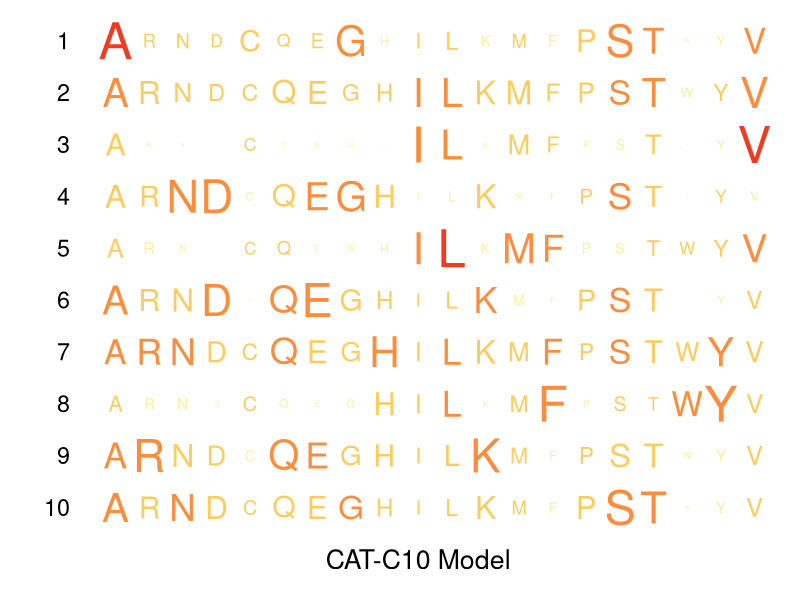
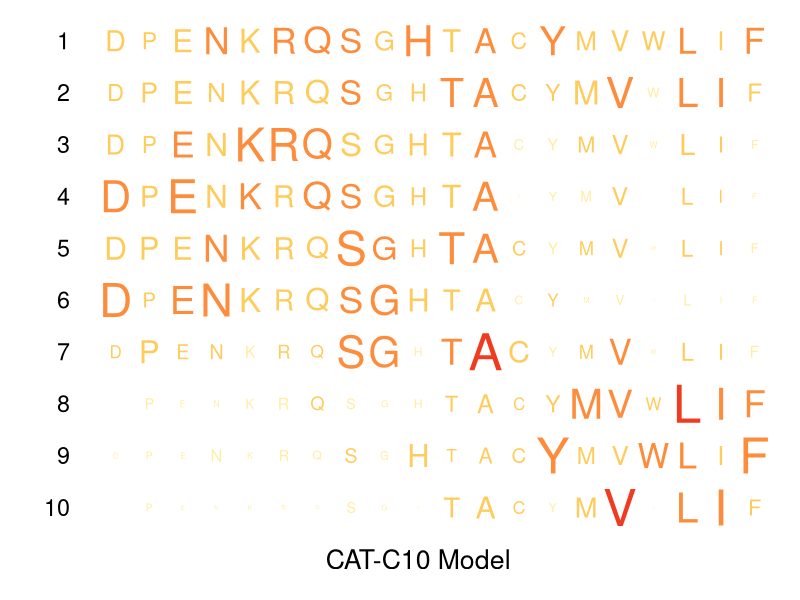
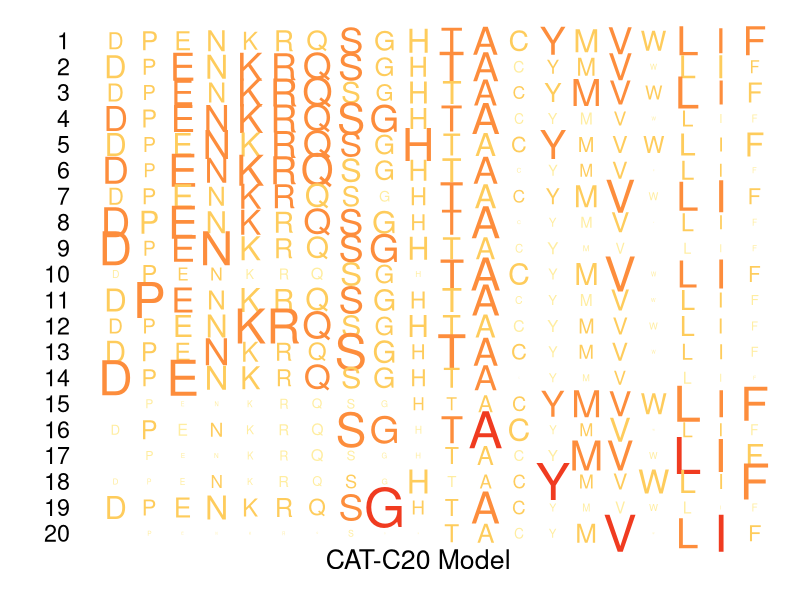
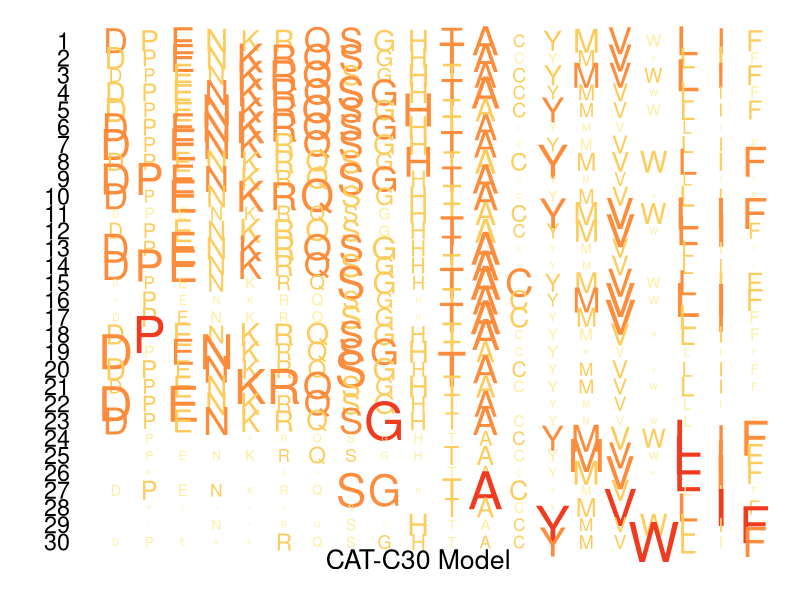
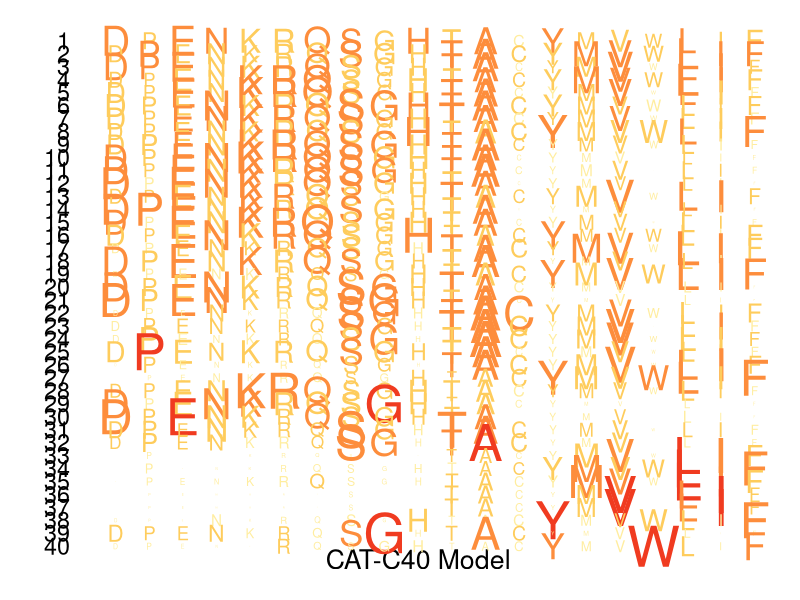

The R script that drew these images, in order:
# generate plots of CAT-fixed category mixture models

# raw data from iqtree
# http://www.iqtree.org/doc/Substitution-Models#protein-models

#  A   R   N   D   C   Q   E   G   H   I   L   K   M   F   P   S   T   W   Y   V
# Ala Arg Asn Asp Cys Gln Glu Gly His Ile Leu Lys Met Phe Pro Ser Thr Trp Tyr Val

# AAs in alphabetic order
aalist = c("A", "R", "N", "D", "C", "Q", "E", "G", "H", "I", "L", "K", "M", "F", "P", "S", "T", "W", "Y", "V")
# colors from sand to deep red
colset = c("#ffffb2", "#ffeda0", "#fecc5c", "#fd8d3c", "#f03b20", "#bd0026", "#dd1c77")

# data from https://www.sigmaaldrich.com/life-science/metabolomics/learning-center/amino-acid-reference-chart.html
# which itself derives from:
# Relationship of sidechain hydrophobicity and a‐helical propensity on the stability of the single‐stranded amphipathic a‐helix
# https://doi.org/10.1002/psc.310010507
hydrophobicity = c(41,-14,-28,-55,49,-10,-31,0,8,99,97,-23,74,100,-46,-5,13,96,63,76)
# sort and return index, which will reorder from hydrophilic (Asp) to most hydrophobic (Phe)
s_hyd = sort(hydrophobicity, index.return=TRUE)

#
# C10 Model
#

C10pi1 = c(0.4082573125,0.0081783015,0.0096285438,0.0069870889,0.0349388179,0.0075279735,0.0097846653,0.1221613215,0.0039151830,0.0125784287,0.0158338663,0.0059670150,0.0081313216,0.0061604332,0.0394155867,0.1682450664,0.0658132542,0.0018751587,0.0041579747,0.0604426865)
C10pi2 = c(0.1027763487,0.0418664491,0.0213272051,0.0155943616,0.0149663448,0.0440685478,0.0419667447,0.0138805792,0.0158864807,0.1066076641,0.1131944125,0.0436343681,0.0437800327,0.0180729309,0.0223250701,0.0529608087,0.1081741005,0.0045147205,0.0137373857,0.1606654446)
C10pi3 = c(0.0351766018,0.0019678632,0.0016591476,0.0006768741,0.0078706538,0.0016559557,0.0019686768,0.0022420602,0.0012878339,0.3515819591,0.1278183107,0.0018856550,0.0242631753,0.0126221329,0.0029771559,0.0049998099,0.0255378034,0.0011907778,0.0037539283,0.3888636245)
C10pi4 = c(0.0408513927,0.0269887074,0.2185648186,0.2333814790,0.0037602852,0.0380451418,0.0901238869,0.1158332065,0.0373197176,0.0025523644,0.0052164616,0.0485017266,0.0022571778,0.0025108218,0.0108333610,0.0804527209,0.0302879995,0.0010815260,0.0069890931,0.0044481118)
C10pi5 = c(0.0185492661,0.0062362395,0.0024895723,0.0009775062,0.0070416514,0.0083539447,0.0024891617,0.0028952913,0.0040103982,0.1632422345,0.4443079409,0.0043570878,0.1202815687,0.0733329781,0.0048827648,0.0051642443,0.0131806647,0.0068759784,0.0144734420,0.0968580644)
C10pi6 = c(0.1106750119,0.0352190043,0.0405186210,0.1636437899,0.0014834855,0.0877962201,0.2638456592,0.0325228293,0.0163803600,0.0068334902,0.0140679579,0.0677158208,0.0048988133,0.0023256777,0.0298982139,0.0562887953,0.0426922497,0.0010338979,0.0040522304,0.0181078719)
C10pi7 = c(0.0522657662,0.0668294648,0.0714836849,0.0297745257,0.0143324928,0.0736540298,0.0388386669,0.0228101108,0.1551638111,0.0187406149,0.0653779932,0.0439469345,0.0207189121,0.0624033021,0.0145475497,0.0549017631,0.0370140058,0.0193756900,0.1110694548,0.0267512268)
C10pi8 = c(0.0116587342,0.0050990142,0.0064011054,0.0021742457,0.0105340743,0.0040203734,0.0024251112,0.0034709143,0.0366787049,0.0187185330,0.0676489746,0.0026694717,0.0143534813,0.3650985596,0.0031159927,0.0094848536,0.0073713920,0.0509564551,0.3574858593,0.0206341497)
C10pi9 = c(0.0627195947,0.2038782162,0.0428629162,0.0236193294,0.0052662886,0.1098111767,0.0686284994,0.0256174957,0.0332612124,0.0128968249,0.0305627740,0.2270839355,0.0124036991,0.0039181841,0.0140440613,0.0483152469,0.0463378087,0.0025143473,0.0065521118,0.0197062770)
C10pi10 = c(0.1145518598,0.0324008908,0.0750614981,0.0416192189,0.0098549497,0.0339624663,0.0364907910,0.0503817581,0.0165233329,0.0092949460,0.0139153707,0.0423026886,0.0082240805,0.0046605982,0.0379221548,0.2610647896,0.1845829279,0.0017548981,0.0058538316,0.0195769483)

# combine columns
catlist = cbind(C10pi1,C10pi2,C10pi3,C10pi4,C10pi5,C10pi6,C10pi7,C10pi8,C10pi9,C10pi10)
ncat = ncol(catlist)

pdf(file="~/git/graphphylo/mixture_model/cat_c10_diagrams_raw.pdf", width=7, height=5)
par(mar=c(1,4.5,1,1))
plot(0,0,type='n',xlim=c(1,20), ylim=c(0,ncat), axes=FALSE, frame.plot=FALSE, xlab="", ylab="")
text(10,0,"CAT-C10 Model", cex=1.6)
mtext(rev(1:ncat), side=2, line=1, at=1:ncat, cex=1.4, las=1)
# iterate over each category, print letters where size and color are related to frequency
for (i in 1:ncat) {
	points(1:20, rep(ncat-i+1,20), pch=aalist, cex=(7+log(catlist[,i]))/2, col=colset[floor((7+log(catlist[,i]))/2)+2])
}
dev.off()

# get second measure for sorting, using the variance
varindex = sort(apply(catlist,2,var),index.return=TRUE)

pdf(file="~/git/graphphylo/mixture_model/cat_c10_diagrams_var.pdf", width=7, height=5)
par(mar=c(1,4.5,1,1))
plot(0,0,type='n',xlim=c(1,20), ylim=c(0,ncat), axes=FALSE, frame.plot=FALSE, xlab="", ylab="")
text(10,0,"CAT-C10 Model", cex=1.6)
mtext(rev(1:ncat), side=2, line=1, at=1:ncat, cex=1.4, las=1)
for (i in 1:ncat) {
	points(1:20, rep(ncat-i+1,20), pch=aalist[s_hyd$ix], cex=(7+log(catlist[,varindex$ix[i]][s_hyd$ix]))/2, col=colset[floor((7+log(catlist[,varindex$ix[i]][s_hyd$ix]))/2)+2])
}
dev.off()



#
# C20 Model
#

C20pi1 = c(0.0862412505,0.0171943793,0.0791293376,0.0329908619,0.0130504558,0.0169046938,0.0184526503,0.0366905299,0.0108013340,0.0097907148,0.0112826424,0.0220195221,0.0087821483,0.0044155335,0.0189273201,0.3178152357,0.2711700523,0.0015317305,0.0048342853,0.0179753220 )
C20pi2 = c(0.2035582865,0.0050980810,0.0077052407,0.0031656079,0.0348667285,0.0064044073,0.0070859400,0.0195235515,0.0024392035,0.1152573291,0.0789777393,0.0042380850,0.0309187017,0.0112429356,0.0164189221,0.0496777139,0.1118946615,0.0017762569,0.0048448213,0.2849057867 )
C20pi3 = c(0.0211547413,0.0014946177,0.0012755030,0.0005492865,0.0048188557,0.0012328812,0.0014539632,0.0011430874,0.0011346394,0.3928460626,0.1250644210,0.0013579946,0.0209788805,0.0128251737,0.0020247248,0.0026240726,0.0171914121,0.0011591071,0.0036027969,0.3860677787 )
C20pi4 = c(0.0376903543,0.2885196153,0.0365411474,0.0109469400,0.0064073829,0.0893564381,0.0358365464,0.0191106776,0.0329513951,0.0101711878,0.0237495504,0.2897626974,0.0096528870,0.0036349802,0.0105337370,0.0356313768,0.0355926500,0.0027925238,0.0066557222,0.0144621902 )
C20pi5 = c(0.0084597802,0.0053589922,0.0072525884,0.0024487852,0.0084909000,0.0042781483,0.0025055486,0.0024277107,0.0433214027,0.0097713028,0.0380507037,0.0026741007,0.0080724771,0.3420463838,0.0021418673,0.0080418935,0.0055322116,0.0494840193,0.4375001561,0.0121410277 )
C20pi6 = c(0.1759898886,0.0290429175,0.0332845569,0.1301263816,0.0017558693,0.0707183953,0.2182166681,0.0409535143,0.0130708195,0.0085622087,0.0159530702,0.0542946169,0.0054045759,0.0025276980,0.0371020404,0.0793480500,0.0540083424,0.0010592104,0.0036259116,0.0249552645 )
C20pi7 = c(0.1634397322,0.0195541184,0.0438701833,0.0374272612,0.0088659891,0.0137554758,0.0220611924,0.5296717726,0.0090006141,0.0017569353,0.0061156267,0.0167117975,0.0029390787,0.0030641349,0.0126457766,0.0829342776,0.0142835614,0.0028640685,0.0032398299,0.0057985736 )
C20pi8 = c(0.0917468761,0.0265853306,0.0290699087,0.0133818895,0.0284015012,0.0255084506,0.0196875685,0.0249898794,0.0449766405,0.0583555688,0.1155009222,0.0164915955,0.0395994595,0.0998479096,0.0209916159,0.0736482742,0.0661518462,0.0246463919,0.0972327226,0.0831856483 )
C20pi9 = c(0.0646700714,0.0988015996,0.0228907308,0.0168733856,0.0077117603,0.0996414875,0.0544977962,0.0148893975,0.0313851988,0.0505983315,0.1844282999,0.0907931290,0.0774839960,0.0219148172,0.0105004469,0.0321196170,0.0411766062,0.0084303030,0.0206106035,0.0505824221 )
C20pi10 = c(0.0135993865,0.0043408375,0.0018469375,0.0007951703,0.0100090240,0.0046420778,0.0018011758,0.0026794645,0.0072401918,0.0814026713,0.3661422246,0.0025158135,0.0734965132,0.2640965246,0.0038994134,0.0043668760,0.0075248451,0.0261564898,0.0660970801,0.0573472826 )
C20pi11 = c(0.1478036236,0.0842845089,0.0726630217,0.0534743238,0.0048825808,0.0757166156,0.0727246460,0.0907725939,0.0262288856,0.0035781075,0.0126777221,0.1051660098,0.0059621792,0.0029903868,0.0156558198,0.1459903343,0.0634877444,0.0015928454,0.0050760739,0.0092719768 )
C20pi12 = c(0.0186377412,0.0042055165,0.0019865236,0.0008329696,0.0054968852,0.0065890091,0.0020248504,0.0021713483,0.0023665991,0.2020809776,0.4370381920,0.0029120653,0.1241860384,0.0385383157,0.0040672279,0.0046177381,0.0149904396,0.0026871667,0.0056324117,0.1189379840 )
C20pi13 = c(0.0477624336,0.0505742667,0.0209574273,0.0141349161,0.0075791708,0.0429296799,0.0462688073,0.0052327914,0.0165351815,0.1741496627,0.1121253570,0.0577575020,0.0330288046,0.0130691347,0.0124374733,0.0264988925,0.0951754678,0.0031660482,0.0112465746,0.2093704079 )
C20pi14 = c(0.4164189845,0.0056100821,0.0091701381,0.0045131748,0.0406937949,0.0061320495,0.0063229801,0.0946185184,0.0031057404,0.0076443223,0.0099885414,0.0038941773,0.0069323155,0.0048438356,0.0187840756,0.2360774301,0.0746274607,0.0012172579,0.0034825786,0.0459225422 )
C20pi15 = c(0.0402295888,0.0735203003,0.1036647193,0.0365523994,0.0124782975,0.0826558132,0.0372197283,0.0233618081,0.2108307125,0.0093478727,0.0360561493,0.0482410586,0.0100289536,0.0459094917,0.0098503973,0.0533383445,0.0310209005,0.0140076639,0.1064377821,0.0152480184 )
C20pi16 = c(0.0323453034,0.0236282995,0.2520448083,0.2431495959,0.0035976296,0.0330831153,0.0710274499,0.1016074562,0.0366225082,0.0031410809,0.0051980542,0.0470129351,0.0024028744,0.0024429276,0.0094837826,0.0848355278,0.0359083275,0.0008730928,0.0067247672,0.0048704638 )
C20pi17 = c(0.1476256642,0.0334506604,0.0211972524,0.0403051550,0.0032327194,0.0371554480,0.0576893391,0.0330850942,0.0146392559,0.0108267008,0.0256200793,0.0451350877,0.0058651400,0.0047177179,0.3473710507,0.0892065279,0.0485899446,0.0016358749,0.0044177191,0.0282335685 )
C20pi18 = c(0.1031448143,0.0717747663,0.0435172139,0.0386401502,0.0061762467,0.0786603123,0.0923369140,0.0202338419,0.0246761899,0.0376904275,0.0376283678,0.0921698920,0.0161883318,0.0067666433,0.0128302120,0.0951450188,0.1378566702,0.0022144738,0.0083041573,0.0740453560 )
C20pi19 = c(0.0837542823,0.0899383244,0.0518811417,0.0804870571,0.0020735078,0.1456497470,0.1947759184,0.0229030361,0.0268458796,0.0074079756,0.0190249576,0.1459287407,0.0067395241,0.0023063393,0.0085616014,0.0455739585,0.0451080843,0.0010771349,0.0049325333,0.0150302559 )
C20pi20 = c(0.0578735570,0.0138313604,0.0491421636,0.2946738942,0.0011130839,0.0598250358,0.3402102668,0.0293911435,0.0139817004,0.0030525663,0.0062611922,0.0363365043,0.0027295976,0.0017034884,0.0156106390,0.0358044639,0.0249941878,0.0008664342,0.0038312977,0.0087674229 )

catlist = cbind(C20pi1,C20pi2,C20pi3,C20pi4,C20pi5,C20pi6,C20pi7,C20pi8,C20pi9,C20pi10,C20pi11,C20pi12,C20pi13,C20pi14,C20pi15,C20pi16,C20pi17,C20pi18,C20pi19,C20pi20)
ncat = ncol(catlist)
varindex = sort(apply(catlist,2,var),index.return=TRUE)
pdf(file="~/git/graphphylo/mixture_model/cat_c20_diagrams_var.pdf", width=7, height=8)
par(mar=c(1,4.5,1,1))
plot(0,0,type='n',xlim=c(1,20), ylim=c(0,ncat), axes=FALSE, frame.plot=FALSE, xlab="", ylab="", cex.lab=1.3)
text(10,0,"CAT-C20 Model", cex=1.6)
mtext(rev(1:ncat), side=2, line=1, at=1:ncat, cex=1.4, las=1)
for (i in 1:ncat) {
	points(1:20, rep(ncat-i+1,20), pch=aalist[s_hyd$ix], cex=(7+log(catlist[,varindex$ix[i]][s_hyd$ix]))/2, col=colset[floor((7+log(catlist[,varindex$ix[i]][s_hyd$ix]))/2)+2])
}
dev.off()


#
# C30 Model
#

C30pi1 = c(0.1100453954,0.0171294861,0.0640338464,0.1595411459,0.0019047235,0.0310187088,0.1098958823,0.0684301540,0.0137950707,0.0026283074,0.0073396531,0.0358553674,0.0024706414,0.0016629473,0.1669356820,0.1381790473,0.0568342547,0.0004661120,0.0035970152,0.0082365591)
C30pi2 = c(0.0874125465,0.0806320385,0.0382152368,0.0326119879,0.0049826376,0.0798168854,0.0951700809,0.0144042708,0.0210626652,0.0399884450,0.0301585074,0.1147200015,0.0126488911,0.0048996596,0.0137397028,0.0873769666,0.1558616621,0.0015122843,0.0053974463,0.0793880836)
C30pi3 = c(0.0225477414,0.0014900535,0.0013034594,0.0005959279,0.0050018158,0.0011436556,0.0015030529,0.0011570953,0.0009374322,0.3944689167,0.0889573138,0.0013600872,0.0189102669,0.0089216031,0.0018312028,0.0028336408,0.0189813395,0.0006693746,0.0023303726,0.4250556480)
C30pi4 = c(0.0602158209,0.0136833299,0.0414987935,0.2900084105,0.0009525462,0.0621611083,0.3610869026,0.0281925621,0.0130500799,0.0030516237,0.0060401889,0.0352704692,0.0027460635,0.0014625624,0.0127175499,0.0318109377,0.0225279521,0.0007948027,0.0034024563,0.0093258397)
C30pi5 = c(0.0101223637,0.0028344920,0.0012928910,0.0006379191,0.0085989355,0.0035028551,0.0011249625,0.0024085229,0.0047753376,0.0701153131,0.4135913903,0.0016748492,0.0744862631,0.2785384406,0.0040466582,0.0037087155,0.0052379329,0.0200222636,0.0523938808,0.0408860135)
C30pi6 = c(0.1335831781,0.0284789590,0.0213891629,0.1125775537,0.0010514541,0.0565844323,0.2099572968,0.0207551870,0.0121330488,0.0073526522,0.0133278240,0.0771772013,0.0030571689,0.0016793592,0.1890195131,0.0484054108,0.0373318180,0.0009266995,0.0026946425,0.0225174379)
C30pi7 = c(0.0408277374,0.0124491768,0.0080464869,0.0030634898,0.0153918410,0.0102922098,0.0066010880,0.0058113137,0.0245211764,0.1487514547,0.1637802160,0.0075923232,0.0385527359,0.1575049888,0.0058352224,0.0151578617,0.0332220362,0.0264937109,0.1213342989,0.1547706314)
C30pi8 = c(0.2469059247,0.0106278945,0.0168929681,0.0027418266,0.1039406309,0.0103988197,0.0054944756,0.0373263209,0.0085752319,0.0292403793,0.0535091180,0.0056123053,0.0302246485,0.0251775640,0.0078098946,0.1642352274,0.1239889705,0.0053155877,0.0163953993,0.0955868125)
C30pi9 = c(0.0549428629,0.1305426495,0.0202957532,0.0092915274,0.0099280995,0.0906036344,0.0417085054,0.0105563869,0.0363512470,0.0569584863,0.1681833183,0.1152521806,0.0592328363,0.0243860149,0.0083055411,0.0283778833,0.0412594019,0.0096355359,0.0249780472,0.0592100878)
C30pi10 = c(0.0462773303,0.0362984274,0.0412365193,0.0182504174,0.0172727117,0.0348990852,0.0224266258,0.0160971397,0.1357852215,0.0164966886,0.0598936127,0.0239396241,0.0164507129,0.1336320854,0.0117413009,0.0454156401,0.0304387749,0.0330338410,0.2350163763,0.0253978649)
C30pi11 = c(0.0474379955,0.0410179935,0.0222453982,0.0112116958,0.0082332447,0.0374051414,0.0388100853,0.0055998598,0.0149156570,0.1832173840,0.1100691114,0.0467850545,0.0356443791,0.0116643783,0.0100244663,0.0317171100,0.1114352326,0.0026685586,0.0099660086,0.2199312452)
C30pi12 = c(0.0213607696,0.0069976154,0.0039878996,0.0012941246,0.0061024858,0.0139566033,0.0036297282,0.0030017014,0.0038425894,0.1309465785,0.4566988203,0.0054567760,0.1947837355,0.0371808169,0.0040747282,0.0076991487,0.0198018718,0.0034086391,0.0064545692,0.0693207986)
C30pi13 = c(0.0919632044,0.0160004872,0.0764682386,0.0306717360,0.0117031014,0.0160060006,0.0171907654,0.0370684649,0.0100792697,0.0093123713,0.0097240970,0.0205385908,0.0075767282,0.0041589440,0.0179686194,0.3254471625,0.2744377258,0.0013887442,0.0044739725,0.0178217761)
C30pi14 = c(0.4649246103,0.0043013249,0.0075304815,0.0050731691,0.0233328752,0.0043571322,0.0057994247,0.1495242047,0.0023298425,0.0043361190,0.0055995530,0.0028525398,0.0039313170,0.0025588185,0.0186467246,0.2150194771,0.0477030158,0.0009038096,0.0020087184,0.0292668421)
C30pi15 = c(0.2051329382,0.0439661329,0.0339418395,0.1070980865,0.0020915940,0.0822742346,0.1989733497,0.0487574293,0.0127143076,0.0058124693,0.0133471767,0.0667787412,0.0043783406,0.0018235059,0.0110997761,0.0873961609,0.0519781961,0.0007361603,0.0023821404,0.0193174204)
C30pi16 = c(0.0263689890,0.0133613622,0.2727158135,0.3117715371,0.0039462429,0.0218978778,0.0694354212,0.0799842408,0.0309615130,0.0027521242,0.0038579661,0.0288630708,0.0018363656,0.0023351927,0.0062457560,0.0798729385,0.0324143174,0.0007229656,0.0063857732,0.0042705326)
C30pi17 = c(0.1526502637,0.0332784464,0.0168229991,0.0237392180,0.0040215287,0.0341733672,0.0377949108,0.0306214335,0.0141929803,0.0123317972,0.0290062362,0.0375543022,0.0064473224,0.0058584416,0.3864504800,0.0880336410,0.0489543188,0.0018252558,0.0048877798,0.0313552773)
C30pi18 = c(0.0080247558,0.0017408595,0.0006327403,0.0003385965,0.0023412143,0.0015507896,0.0007818945,0.0005403825,0.0010026402,0.3177056649,0.3737894172,0.0012598254,0.0488212345,0.0311968471,0.0020687549,0.0012095129,0.0065696791,0.0016309208,0.0043343553,0.1944599147)
C30pi19 = c(0.0599950319,0.1000540567,0.1334918892,0.0889730776,0.0016884984,0.0864856169,0.0962700957,0.0588796388,0.0327277145,0.0021467269,0.0070876372,0.1825860579,0.0033979446,0.0011800742,0.0141408084,0.0779002375,0.0448817374,0.0006249028,0.0032641120,0.0042241415)
C30pi20 = c(0.0393520657,0.0838170642,0.1425481600,0.0431197671,0.0099071945,0.1019786610,0.0394639510,0.0282866471,0.2095718357,0.0076101442,0.0258339558,0.0596434088,0.0084586675,0.0188680789,0.0096840517,0.0624998643,0.0347087967,0.0054645779,0.0564145251,0.0127685828)
C30pi21 = c(0.0072715487,0.0140998918,0.0019756795,0.0027603830,0.0067852535,0.0043339290,0.0025069369,0.0080834718,0.0113217919,0.0056609640,0.0394199644,0.0017735096,0.0079866080,0.1271475634,0.0041098092,0.0052244365,0.0043022271,0.6273570153,0.1084563767,0.0094226397)
C30pi22 = c(0.0907070068,0.0290062335,0.0860677696,0.0745872716,0.0063699858,0.0259377035,0.0386802115,0.4750046194,0.0168090013,0.0014721054,0.0055149849,0.0343855535,0.0024692074,0.0028859215,0.0112150781,0.0731110371,0.0153705714,0.0022914775,0.0041860660,0.0039281943)
C30pi23 = c(0.0055291882,0.0024626303,0.0046086594,0.0011413426,0.0072105915,0.0022692184,0.0009683043,0.0016070950,0.0325831191,0.0082918400,0.0353677882,0.0013849437,0.0074486804,0.3744093753,0.0013374573,0.0057402692,0.0037279636,0.0330334445,0.4609978298,0.0098802591)
C30pi24 = c(0.2443263138,0.0045386562,0.0062422652,0.0031590902,0.0273880205,0.0053593950,0.0076715636,0.0196089609,0.0020189401,0.1017435067,0.0468424225,0.0045492259,0.0201286022,0.0060619450,0.0185219126,0.0497753825,0.1170795523,0.0009577255,0.0035333687,0.3104931504)
C30pi25 = c(0.0863111274,0.0984811895,0.0313963115,0.0600902926,0.0024419845,0.1672351286,0.2036096150,0.0175221435,0.0245245046,0.0105994220,0.0271209781,0.1485789590,0.0095824358,0.0029393105,0.0068276769,0.0347800318,0.0408210979,0.0014001253,0.0055105388,0.0202271268)
C30pi26 = c(0.0643926114,0.0369048739,0.1031213278,0.1628208462,0.0023165895,0.0752534859,0.1762701353,0.0297139006,0.0303503732,0.0088163033,0.0148016812,0.0727140107,0.0056748403,0.0043066715,0.0099270322,0.0926433867,0.0833129915,0.0011237109,0.0093801464,0.0161550816)
C30pi27 = c(0.1736682858,0.0943628709,0.0520404980,0.0285984935,0.0083596568,0.0722446698,0.0483894060,0.0781901497,0.0266134684,0.0068641911,0.0219499324,0.0964011794,0.0112303313,0.0058273974,0.0169661076,0.1547802460,0.0751701930,0.0028774511,0.0082130397,0.0172524320)
C30pi28 = c(0.0347856579,0.3075984538,0.0314157384,0.0092355245,0.0062754891,0.0861073155,0.0323568406,0.0170288127,0.0306438905,0.0091932292,0.0224428556,0.3020845818,0.0093720833,0.0034303536,0.0104447169,0.0326882932,0.0328713449,0.0025244855,0.0064171317,0.0130832013)
C30pi29 = c(0.1087737102,0.0051781020,0.0032679768,0.0015823203,0.0247877480,0.0057932006,0.0041769888,0.0134703172,0.0024765788,0.1643462917,0.2337152707,0.0027000391,0.0539213396,0.0316523420,0.0154886946,0.0188187787,0.0474912345,0.0037656478,0.0073106362,0.2512827825)
C30pi30 = c(0.1101008748,0.0324324597,0.0435098681,0.0579268520,0.0072699765,0.0615196630,0.0828181488,0.0314463068,0.0308557019,0.0530865813,0.1096787834,0.0293860426,0.0458728977,0.0269153699,0.0296430687,0.0715887866,0.0685882454,0.0062324120,0.0257237601,0.0754042006)

catlist = cbind(C30pi1,C30pi2,C30pi3,C30pi4,C30pi5,C30pi6,C30pi7,C30pi8,C30pi9,C30pi10, C30pi11,C30pi12,C30pi13,C30pi14,C30pi15,C30pi16,C30pi17,C30pi18,C30pi19,C30pi20, C30pi21,C30pi22,C30pi23,C30pi24,C30pi25,C30pi26,C30pi27,C30pi28,C30pi29,C30pi30)

ncat = ncol(catlist)
varindex = sort(apply(catlist,2,var),index.return=TRUE)

pdf(file="~/git/graphphylo/mixture_model/cat_c30_diagrams_var.pdf", width=7, height=11)
par(mar=c(1,4.5,1,1))
plot(0,0,type='n',xlim=c(1,20), ylim=c(0,ncat), axes=FALSE, frame.plot=FALSE, xlab="", ylab="", cex.lab=1.3)
text(10,0,"CAT-C30 Model", cex=1.6)
mtext(rev(1:ncat), side=2, line=1, at=1:ncat, cex=1.4, las=1)
for (i in 1:ncat) {
	points(1:20, rep(ncat-i+1,20), pch=aalist[s_hyd$ix], cex=(7+log(catlist[,varindex$ix[i]][s_hyd$ix]))/2, col=colset[floor((7+log(catlist[,varindex$ix[i]][s_hyd$ix]))/2)+2])
}
dev.off()


#
# C40 Model
#

C40pi1 = c(0.0660259814,0.0231861755,0.1599815873,0.1054473175,0.0056586745,0.0273928499,0.0440360794,0.0711238664,0.0168194755,0.0039088727,0.0055316013,0.0366689617,0.0037412416,0.0013104807,0.0176359169,0.2497687201,0.1507079582,0.0006723214,0.0038290224,0.0065528958)
C40pi2 = c(0.0232377444,0.0122683027,0.2759650991,0.3532087982,0.0037987468,0.0197339134,0.0739378219,0.0576668030,0.0315866952,0.0031092806,0.0038711609,0.0259363304,0.0017355634,0.0024032103,0.0063116881,0.0657067704,0.0270483653,0.0007602894,0.0069602476,0.0047531689)
C40pi3 = c(0.0166486809,0.0012594763,0.0012622242,0.0005651446,0.0036665719,0.0010669784,0.0013356251,0.0008894749,0.0008231853,0.4129367561,0.0884689295,0.0011904105,0.0186054583,0.0082775676,0.0014029981,0.0021339439,0.0162167380,0.0006082049,0.0019553200,0.4206863114)
C40pi4 = c(0.2394741986,0.0072901253,0.0120536943,0.0044741726,0.0283811727,0.0086558850,0.0105529632,0.0135109628,0.0038929844,0.0765957115,0.0358494908,0.0071093014,0.0199496319,0.0055991131,0.0114265585,0.0847798773,0.1797284519,0.0009838000,0.0042240671,0.2454678377)
C40pi5 = c(0.1194613086,0.0233255669,0.0294552140,0.0134272792,0.0150526644,0.0301537796,0.0192173037,0.0337675998,0.0214746045,0.0579001821,0.1446308373,0.0147261337,0.0561242940,0.0550467421,0.0631355418,0.0925266727,0.0831230185,0.0131636136,0.0331118002,0.0811758434)
C40pi6 = c(0.0567043710,0.0117359330,0.0364734454,0.2955500969,0.0008924801,0.0609516515,0.3795154126,0.0230469606,0.0118360971,0.0031182036,0.0060137466,0.0314205689,0.0028584065,0.0012972333,0.0124745819,0.0300334889,0.0227051137,0.0007738758,0.0031343761,0.0094639563)
C40pi7 = c(0.0179027412,0.0040967133,0.0035697688,0.0008870412,0.0160760340,0.0045395474,0.0023182113,0.0039829808,0.0127292680,0.0404650518,0.1676143477,0.0027994718,0.0424172255,0.3344862590,0.0020115128,0.0075841581,0.0068227293,0.0518381385,0.2452542553,0.0326045442)
C40pi8 = c(0.2712170094,0.0056480837,0.0141045260,0.0021017036,0.2003830179,0.0048264059,0.0023229984,0.0502501222,0.0053727960,0.0150684657,0.0330003443,0.0020646283,0.0154811217,0.0202990358,0.0045351023,0.1764198412,0.0839578061,0.0046265242,0.0141271048,0.0741933626)
C40pi9 = c(0.0894736584,0.1040026384,0.0190192153,0.0272183085,0.0045538316,0.1168091917,0.1275076663,0.0115685734,0.0215746293,0.0469424171,0.0512035100,0.1382047308,0.0147656854,0.0056590176,0.0095546504,0.0383953611,0.0836652641,0.0017079427,0.0062181292,0.0819555787)
C40pi10 = c(0.0495441385,0.0375345822,0.0315863530,0.0143641284,0.0182505609,0.0316504100,0.0215379122,0.0140199913,0.1108543799,0.0247065801,0.0700287927,0.0258142032,0.0188271760,0.1418048822,0.0112101202,0.0456094427,0.0361427973,0.0371985427,0.2223972375,0.0369177689)
C40pi11 = c(0.1704314254,0.0415784004,0.0271109259,0.1098556600,0.0009747331,0.0917299929,0.2536458944,0.0249846466,0.0101389736,0.0058749399,0.0116526350,0.0903324267,0.0036512738,0.0013321301,0.0293613681,0.0561765645,0.0479045729,0.0006696817,0.0022637316,0.0203300232)
C40pi12 = c(0.0162725399,0.0054826071,0.0021876158,0.0010182101,0.0050614097,0.0104414465,0.0025141347,0.0021935389,0.0029914328,0.1328173512,0.4904441779,0.0040120394,0.1929931280,0.0376245580,0.0034333187,0.0040122105,0.0127074428,0.0032107554,0.0058100621,0.0647720205)
C40pi13 = c(0.0823765743,0.0734226431,0.0598389731,0.0311745159,0.0065694304,0.0686451074,0.0675530778,0.0178961594,0.0251143622,0.0291161743,0.0287904106,0.0982301674,0.0168022878,0.0064717899,0.0114044922,0.1302995288,0.1820374273,0.0022724618,0.0079573279,0.0540270885)
C40pi14 = c(0.3594965940,0.0072407229,0.0033421456,0.0031484357,0.0251417178,0.0049014279,0.0064962700,0.1194682267,0.0022970448,0.0458766662,0.0468053893,0.0050168849,0.0215568816,0.0092020461,0.0443915884,0.0465270945,0.0477755293,0.0024540215,0.0046450361,0.1942162766)
C40pi15 = c(0.2015583874,0.0430161610,0.0425386444,0.0954149893,0.0032365302,0.0772010857,0.1534908791,0.0667291678,0.0155218808,0.0067740832,0.0165114429,0.0547322644,0.0060162992,0.0025643300,0.0091970560,0.1185981804,0.0625472744,0.0009565508,0.0031150007,0.0202797924)
C40pi16 = c(0.1042731047,0.0147062345,0.0621645800,0.2424069523,0.0022450116,0.0356498946,0.1774821588,0.1697819523,0.0132648834,0.0018929517,0.0042542620,0.0220651981,0.0016441234,0.0012570256,0.0317041583,0.0778636230,0.0288515782,0.0006930898,0.0017741945,0.0060250231)
C40pi17 = c(0.0781183281,0.0111498472,0.0159270309,0.0041541669,0.0194448667,0.0240151620,0.0116633921,0.0111524105,0.0063589385,0.1354530457,0.2457574952,0.0093729846,0.1087781166,0.0262793949,0.0055294038,0.0408518858,0.0860514305,0.0031547586,0.0085108496,0.1482764918)
C40pi18 = c(0.0856592432,0.0101233167,0.0441923073,0.0135061568,0.0136072878,0.0092590642,0.0078602552,0.0245400880,0.0055379075,0.0100591561,0.0103343559,0.0127318506,0.0080675803,0.0047153035,0.0175273997,0.3406479487,0.3573294650,0.0014243098,0.0035099810,0.0193670227)
C40pi19 = c(0.0674594695,0.1161734658,0.1163107783,0.0662588409,0.0021634231,0.0939360452,0.0865501280,0.0368556575,0.0381149118,0.0033238825,0.0093839985,0.1899736999,0.0039487389,0.0018212730,0.0151207830,0.0842204423,0.0565953680,0.0007187305,0.0046189437,0.0064514195)
C40pi20 = c(0.0572262322,0.0494723554,0.1083882793,0.1793932771,0.0015301521,0.0903668522,0.1992261265,0.0316472274,0.0291392067,0.0045804559,0.0100739563,0.1015624916,0.0040204606,0.0013701849,0.0063674130,0.0621142922,0.0496102162,0.0006669285,0.0046497641,0.0085941279)
C40pi21 = c(0.0036020163,0.0102712927,0.0013455508,0.0020871647,0.0045484804,0.0032718114,0.0017857730,0.0056391633,0.0064968790,0.0029292916,0.0232635081,0.0010419846,0.0044592278,0.0855714596,0.0024991984,0.0030671803,0.0025900250,0.7617821954,0.0678809532,0.0058668443)
C40pi22 = c(0.2032018418,0.0083895722,0.0143743754,0.0135011707,0.0098131618,0.0044514580,0.0083818173,0.6184886075,0.0027747899,0.0011828492,0.0039826789,0.0044598895,0.0020631785,0.0019619615,0.0085870399,0.0739919851,0.0108922273,0.0018606145,0.0015638674,0.0060769136)
C40pi23 = c(0.0050898779,0.0028740788,0.0057092962,0.0016126151,0.0061776450,0.0024693148,0.0012040415,0.0016334183,0.0393460780,0.0059088776,0.0249343597,0.0013713662,0.0049795162,0.3563126947,0.0014136424,0.0059527667,0.0036536770,0.0357987380,0.4853645852,0.0081934106)
C40pi24 = c(0.0403335679,0.0540186397,0.0216052457,0.0098218598,0.0081549541,0.0383639077,0.0375406578,0.0047934404,0.0176735565,0.1893424159,0.1051859862,0.0607377395,0.0305599836,0.0119140782,0.0077550551,0.0257110173,0.1009913165,0.0028780020,0.0115276935,0.2210908828)
C40pi25 = c(0.0790086293,0.1065441152,0.0309384274,0.0546012394,0.0024947877,0.1843375981,0.1997882784,0.0192655847,0.0270700474,0.0075667489,0.0254542392,0.1553108816,0.0098024439,0.0023773444,0.0056640684,0.0332370813,0.0359574739,0.0011682801,0.0048820809,0.0145306498)
C40pi26 = c(0.0722240672,0.0489728405,0.0678929607,0.1194883992,0.0064755348,0.0708969573,0.1345886574,0.0287815397,0.0699011334,0.0173588702,0.0519870084,0.0490341790,0.0154411043,0.0348233029,0.0145597486,0.0589579876,0.0425972780,0.0087913770,0.0554386705,0.0317883834)
C40pi27 = c(0.1085842431,0.0206450023,0.0441956285,0.1529666596,0.0012502570,0.0405398136,0.1664851192,0.0336098469,0.0134902179,0.0038821795,0.0089861440,0.0576227094,0.0024339036,0.0014553522,0.1990095021,0.0846749753,0.0454715217,0.0005902831,0.0027650162,0.0113416246)
C40pi28 = c(0.0309526387,0.3195887318,0.0301336637,0.0082352132,0.0065593963,0.0832608108,0.0291974083,0.0154206187,0.0310385092,0.0098251607,0.0237900204,0.3062634996,0.0097071728,0.0036891639,0.0095029109,0.0295285439,0.0303052301,0.0028125285,0.0068850639,0.0133037148)
C40pi29 = c(0.0098953741,0.0019604525,0.0007307935,0.0003748228,0.0028276741,0.0017337004,0.0009182100,0.0006997068,0.0010419482,0.3115040359,0.3750387796,0.0013960508,0.0474451070,0.0298607430,0.0025296256,0.0014628019,0.0075738968,0.0016799771,0.0040259930,0.1973003069)
C40pi30 = c(0.1163213921,0.0273321006,0.0250163656,0.0731917718,0.0034792282,0.0586677248,0.1380880502,0.0193193469,0.0160240740,0.0712243431,0.0771473538,0.0355120487,0.0242841072,0.0094117688,0.0508926833,0.0475560280,0.0726552233,0.0026892716,0.0076166020,0.1235705162)
C40pi31 = c(0.1285218235,0.0373073487,0.1179844215,0.0402749992,0.0172928883,0.0439706110,0.0250692272,0.1127033137,0.0606981059,0.0109350265,0.0258415767,0.0288749652,0.0167592956,0.0199118302,0.0180674983,0.1741489481,0.0648967655,0.0063574951,0.0321771650,0.0182066946)
C40pi32 = c(0.0372286941,0.0094528028,0.0053377315,0.0023703173,0.0144940088,0.0079097138,0.0048585146,0.0046433943,0.0186795102,0.1820459527,0.1780099317,0.0058198481,0.0371334296,0.1463772419,0.0048538601,0.0103570678,0.0284161577,0.0211293603,0.0958905187,0.1849919442)
C40pi33 = c(0.0535643726,0.1159797757,0.0239172676,0.0113537364,0.0096256227,0.0928585070,0.0391699080,0.0120279334,0.0384887950,0.0522748270,0.1892392595,0.0996037748,0.0712219098,0.0264213736,0.0083720574,0.0299114019,0.0389484845,0.0104232046,0.0265030050,0.0500947835)
C40pi34 = c(0.1332424803,0.0033147683,0.0022704992,0.0012739239,0.0246514263,0.0030843469,0.0040461524,0.0089139209,0.0015864680,0.1971284995,0.1251288442,0.0023713225,0.0286947200,0.0156995251,0.0118845743,0.0171461828,0.0563298009,0.0017341820,0.0048778410,0.3566205216)
C40pi35 = c(0.1498658185,0.0326607222,0.0176452820,0.0280354786,0.0035437399,0.0348151308,0.0435380704,0.0311112643,0.0140625707,0.0101953314,0.0251433928,0.0393124980,0.0051548319,0.0047533945,0.3923800449,0.0874496981,0.0473306717,0.0015215239,0.0043208299,0.0271597054)
C40pi36 = c(0.4214366359,0.0061425967,0.0121590498,0.0073305074,0.0187609694,0.0072748556,0.0086837775,0.0902333103,0.0030262044,0.0039362777,0.0047193320,0.0051508681,0.0038306586,0.0027156136,0.0208940236,0.2901188793,0.0651922314,0.0008108235,0.0023622848,0.0252211004)
C40pi37 = c(0.1770713890,0.1332782050,0.0311656783,0.0226500225,0.0078348946,0.0752471493,0.0509767242,0.0897389513,0.0220667143,0.0059519850,0.0205369728,0.1257689326,0.0092982479,0.0040514178,0.0264087912,0.1169591448,0.0565566955,0.0029947127,0.0049346701,0.0165087010)
C40pi38 = c(0.0293984032,0.0370901720,0.1483622633,0.1099709900,0.0031729093,0.0388688450,0.0464270335,0.4222420155,0.0272494642,0.0007997326,0.0037634298,0.0622314461,0.0016657052,0.0015039626,0.0056481827,0.0472252404,0.0086568982,0.0009176022,0.0027693124,0.0020363920)
C40pi39 = c(0.0265779317,0.0791104753,0.1318603134,0.0280314140,0.0101369144,0.0989710810,0.0269057233,0.0173376629,0.2815133703,0.0064646977,0.0268210053,0.0474749135,0.0072375268,0.0276960902,0.0083014995,0.0426276702,0.0259042511,0.0078528946,0.0891598394,0.0100147256)
C40pi40 = c(0.0096096503,0.0027136180,0.0013104432,0.0006331856,0.0077301682,0.0033899420,0.0010471898,0.0020227436,0.0039001415,0.0733098005,0.4451691588,0.0014931484,0.0732575295,0.2630171690,0.0042768091,0.0036117358,0.0057928403,0.0181275729,0.0370698053,0.0425173480)

catlist = cbind(C40pi1,C40pi3,C40pi3,C40pi4,C40pi5,C40pi6,C40pi7,C40pi8,C40pi9,C40pi10, C40pi11,C40pi12,C40pi13,C40pi14,C40pi15,C40pi16,C40pi17,C40pi18,C40pi19,C40pi20, C40pi21,C40pi22,C40pi23,C40pi24,C40pi25,C40pi26,C40pi27,C40pi28,C40pi29,C40pi30, C40pi31,C40pi32,C40pi33,C40pi34,C40pi35,C40pi36,C40pi37,C40pi38,C40pi39,C40pi40)

ncat = ncol(catlist)
varindex = sort(apply(catlist,2,var),index.return=TRUE)

pdf(file="~/git/graphphylo/mixture_model/cat_c40_diagrams_var.pdf", width=7, height=14)
par(mar=c(1,4.5,1,1))
plot(0,0,type='n',xlim=c(1,20), ylim=c(0,ncat), axes=FALSE, frame.plot=FALSE, xlab="", ylab="", cex.lab=1.3)
text(10,0,"CAT-C40 Model", cex=1.6)
mtext(rev(1:ncat), side=2, line=1, at=1:ncat, cex=1.4, las=1)
for (i in 1:ncat) {
	points(1:20, rep(ncat-i+1,20), pch=aalist[s_hyd$ix], cex=(7+log(catlist[,varindex$ix[i]][s_hyd$ix]))/2, col=colset[floor((7+log(catlist[,varindex$ix[i]][s_hyd$ix]))/2)+2])
}
dev.off()







#